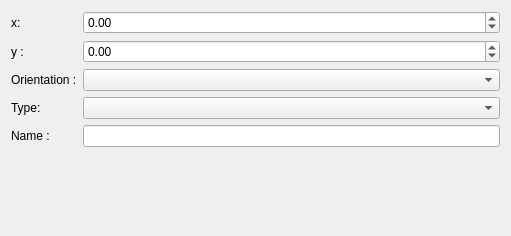
<?xml version="1.0" encoding="UTF-8"?>
<ui version="4.0">
 <class>TerminalEditor</class>
 <widget class="QWidget" name="TerminalEditor">
  <property name="geometry">
   <rect>
    <x>0</x>
    <y>0</y>
    <width>511</width>
    <height>236</height>
   </rect>
  </property>
  <property name="windowTitle">
   <string>Properties cross references</string>
  </property>
  <layout class="QGridLayout" name="gridLayout">
   <item row="1" column="0">
    <widget class="QLabel" name="label_2">
     <property name="text">
      <string>y :</string>
     </property>
    </widget>
   </item>
   <item row="0" column="1">
    <widget class="QDoubleSpinBox" name="m_x_dsb">
     <property name="minimum">
      <double>-5000.000000000000000</double>
     </property>
     <property name="maximum">
      <double>5000.000000000000000</double>
     </property>
    </widget>
   </item>
   <item row="1" column="1">
    <widget class="QDoubleSpinBox" name="m_y_dsb">
     <property name="minimum">
      <double>-5000.000000000000000</double>
     </property>
     <property name="maximum">
      <double>5000.000000000000000</double>
     </property>
    </widget>
   </item>
   <item row="2" column="0">
    <widget class="QLabel" name="label_3">
     <property name="text">
      <string>Orientation :</string>
     </property>
    </widget>
   </item>
   <item row="4" column="1">
    <widget class="QLineEdit" name="m_name_le"/>
   </item>
   <item row="2" column="1">
    <widget class="QComboBox" name="m_orientation_cb"/>
   </item>
   <item row="0" column="0">
    <widget class="QLabel" name="label">
     <property name="text">
      <string>x:</string>
     </property>
    </widget>
   </item>
   <item row="4" column="0">
    <widget class="QLabel" name="label_4">
     <property name="text">
      <string>Name :</string>
     </property>
    </widget>
   </item>
   <item row="3" column="0">
    <widget class="QLabel" name="label_5">
     <property name="text">
      <string>Type:</string>
     </property>
    </widget>
   </item>
   <item row="3" column="1">
    <widget class="QComboBox" name="m_type_cb"/>
   </item>
   <item row="5" column="1">
    <spacer name="verticalSpacer">
     <property name="orientation">
      <enum>Qt::Vertical</enum>
     </property>
     <property name="sizeHint" stdset="0">
      <size>
       <width>20</width>
       <height>40</height>
      </size>
     </property>
    </spacer>
   </item>
  </layout>
 </widget>
 <resources/>
 <connections/>
</ui>
